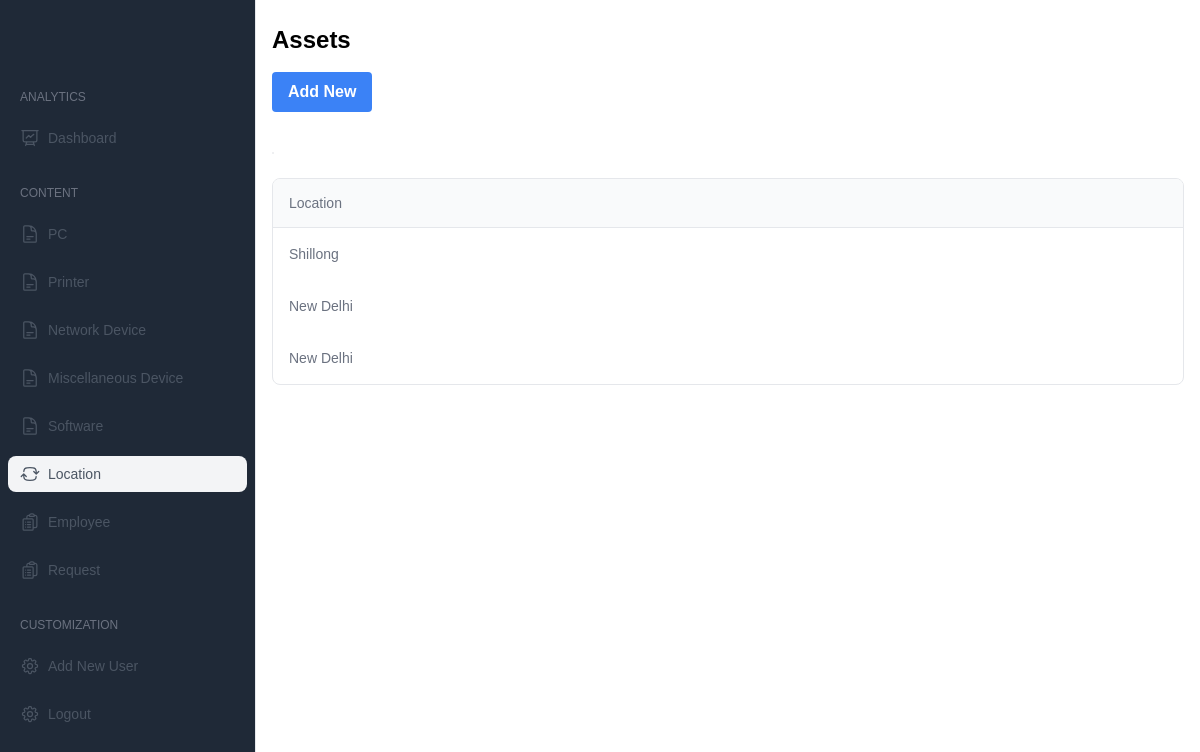
The page /location/ (signed in) on the database its author committed.
### location/models.py (models this page shows, shortened)
class Location(models.Model):
    location_name = models.CharField(max_length=50)

### location/views.py (the view, shortened to what this page needs)
# urls.py: path('location/',locviews.LocationPage),
@login_required
def LocationPage(req):
        if req.method=='GET':
            ldata=Location.objects.all()
            flag=3
            if req.user.is_authenticated:
                user = req.user
                if hasattr(user, 'myuser'):
                    role = user.myuser.role
                    if role=='superadmin':
                        flag=0
                    elif role=='admin':
                        flag=1
                    elif role=='itmanager':
                        flag=2
                    elif role=='employee':
                        flag=3
            data={
                'flag':flag,
                'ldata':ldata
            }
            return render(req,"location.html",data)

### templates/location.html (shortened to what this page needs)
<!DOCTYPE html>
<html lang="en">
<head>
  <link href="https://cdn.jsdelivr.net/npm/tailwindcss@2.2.17/dist/tailwind.min.css" rel="stylesheet">
</head>
<body>
  <div  class="flex h-screen bg-gray-200">
    <aside id="sidebar" class="flex flex-col w-64 h-screen px-5 py-8 overflow-y-auto bg-gray-800 border-r rtl:border-r-0 rtl:border-l dark:bg-gray-900 dark:border-gray-700">
      <a href="#">
          <img class="w-auto h-7" src="https://merakiui.com/images/logo.svg" alt="">
      </a>
      <div class="flex flex-col justify-between flex-1 mt-6">
          <nav class="-mx-3 space-y-6 ">
              <div class="space-y-3 ">
                  <label class="px-3 text-xs text-gray-500 uppercase dark:text-gray-400">analytics</label>
                  <a href="/dashboard" class="flex items-center px-3 py-2 text-gray-600 transition-colors duration-300 transform rounded-lg dark:text-gray-200 hover:bg-gray-100 dark:hover:bg-gray-800 dark:hover:text-gray-200 hover:text-gray-700" href="#">
                      <span class="mx-2 text-sm font-medium">Dashboard</span>
                  </a>
              </div>
              <div class="space-y-3 ">
                  <label class="px-3 text-xs text-gray-500 uppercase dark:text-gray-400">content</label>
                  <a href="/pc" class="flex items-center px-3 py-2 text-gray-600 transition-colors duration-300 transform rounded-lg dark:text-gray-200 hover:bg-gray-100 dark:hover:bg-gray-800 dark:hover:text-gray-200 hover:text-gray-700" href="#">
                      <span class="mx-2 text-sm font-medium">PC</span>
                  </a>
                  <a href="/printer" class="flex items-center px-3 py-2 text-gray-600 transition-colors duration-300 transform rounded-lg dark:text-gray-200 hover:bg-gray-100 dark:hover:bg-gray-800 dark:hover:text-gray-200 hover:text-gray-700" href="#">
                    <span id="softwareButton" class="mx-2 text-sm font-medium">Printer</span>
                </a>
                <a href="/networkDevice" class="flex items-center px-3 py-2 text-gray-600 transition-colors duration-300 transform rounded-lg dark:text-gray-200 hover:bg-gray-100 dark:hover:bg-gray-800 dark:hover:text-gray-200 hover:text-gray-700" href="#">
                  <span id="softwareButton" class="mx-2 text-sm font-medium">Network Device</span>
              </a>
              <a href="/miscDevice" class="flex items-center px-3 py-2 text-gray-600 transition-colors duration-300 transform rounded-lg dark:text-gray-200 hover:bg-gray-100 dark:hover:bg-gray-800 dark:hover:text-gray-200 hover:text-gray-700" href="#">
                <span id="softwareButton" class="mx-2 text-sm font-medium">Miscellaneous Device</span>
            </a>
                  <a href="/software" class="flex items-center px-3 py-2 text-gray-600 transition-colors duration-300 transform rounded-lg dark:text-gray-200 hover:bg-gray-100 dark:hover:bg-gray-800 dark:hover:text-gray-200 hover:text-gray-700" href="#">
                    <span class="mx-2 text-sm font-medium">Software</span>
                </a>
                  <a href="/location" class="flex items-center px-3 py-2 text-gray-600 transition-colors duration-300 transform rounded-lg dark:text-gray-200 bg-gray-100 dark:hover:bg-gray-800 dark:hover:text-gray-200 hover:text-gray-700" href="#">
                      <span class="mx-2 text-sm font-medium">Location</span>
                  </a>
                  <a href="/employee" class="flex items-center px-3 py-2 text-gray-600 transition-colors duration-300 transform rounded-lg dark:text-gray-200 hover:bg-gray-100 dark:hover:bg-gray-800 dark:hover:text-gray-200 hover:text-gray-700" href="#">
                      <span class="mx-2 text-sm font-medium">Employee</span>
                  </a>
                  {% if flag == 0 or flag == 1 %}
                  <a href="/request" class="flex items-center px-3 py-2 text-gray-600 transition-colors duration-300 transform rounded-lg dark:text-gray-200 hover:bg-gray-100 dark:hover:bg-gray-800 dark:hover:text-gray-200 hover:text-gray-700" href="#">
                    <span class="mx-2 text-sm font-medium">Request</span>
                </a>
                {% endif %}
              </div>
              <div class="space-y-3 ">
                  <label class="px-3 text-xs text-gray-500 uppercase dark:text-gray-400">Customization</label>
                  {% if flag == 0 or flag == 1 %}
                  <a href="/create_user" class="flex items-center px-3 py-2 text-gray-600 transition-colors duration-300 transform rounded-lg dark:text-gray-200 hover:bg-gray-100 dark:hover:bg-gray-800 dark:hover:text-gray-200 hover:text-gray-700" href="#">
                      <span class="mx-2 text-sm font-medium">Add New User</span>
                  </a>
                  {% endif%}
                  <a href="/" class="flex items-center px-3 py-2 text-gray-600 transition-colors duration-300 transform rounded-lg dark:text-gray-200 hover:bg-gray-100 dark:hover:bg-gray-800 dark:hover:text-gray-200 hover:text-gray-700" href="#">
                    <span class="mx-2 text-sm font-medium">Logout</span>
                </a>
              </div>
          </nav>
      </div>
  </aside>
    <div class="flex-1 flex flex-col overflow-hidden">
      <main class="flex-1 overflow-x-auto bg-white">
        <div class="container mx-auto py-6 px-4">
          <h1 class="text-2xl font-semibold mb-4">Assets</h1>
          {% if flag == 0 or flag == 1%}
          <button id="addNewBtn" class="bg-blue-500 hover:bg-blue-700 text-white font-bold py-2 px-4 rounded mb-4">Add New</button>
          {%endif%}
          <div class="mt-6 md:flex md:items-center md:justify-between">
            <div class="inline-flex overflow-hidden bg-white border divide-x rounded-lg dark:bg-gray-900 rtl:flex-row-reverse dark:border-gray-700 dark:divide-gray-700">
            </div>
        </div>
          <div id="tableBody" class="flex flex-col mt-6">
            <div class="-mx-4 -my-2 overflow-x-auto sm:-mx-6 lg:-mx-8">
              <div class="inline-block min-w-full py-2 align-middle md:px-6 lg:px-8">
                <div class="overflow-hidden border border-gray-200 dark:border-gray-700 md:rounded-lg">
                  <table class="min-w-full divide-y divide-gray-200 dark:divide-gray-700">
                    <thead class="bg-gray-50 dark:bg-gray-800">
                      <tr>
                        <th scope="col" class="py-3.5 px-4 text-sm font-normal text-left rtl:text-right text-gray-500 dark:text-gray-400">
                          <button class="flex items-center gap-x-3 focus:outline-none">
                            Location
                          </button>
                        </th>
                      </tr>
                    </thead>
                    <tbody>
                      {% for n in ldata %}
                      <tr>
                        <td class="px-4 py-4 text-sm font-medium whitespace-nowrap text-gray-500 dark:text-gray-400">
                          {{ n.location_name }}
                        </td>
                      </tr>
                      {% endfor %}
                    </tbody>
                  </table>
                </div>
              </div>
            </div>
          </div>
      </html>
</body>
</html>

### templates/location.html (style rules this page uses)
body { font-family: Arial, sans-serif; background-color: #f5f7fa; }

### rows shown on the page
Location: location_name "Shillong"
Location: location_name "New Delhi"
Location: location_name "New Delhi"
